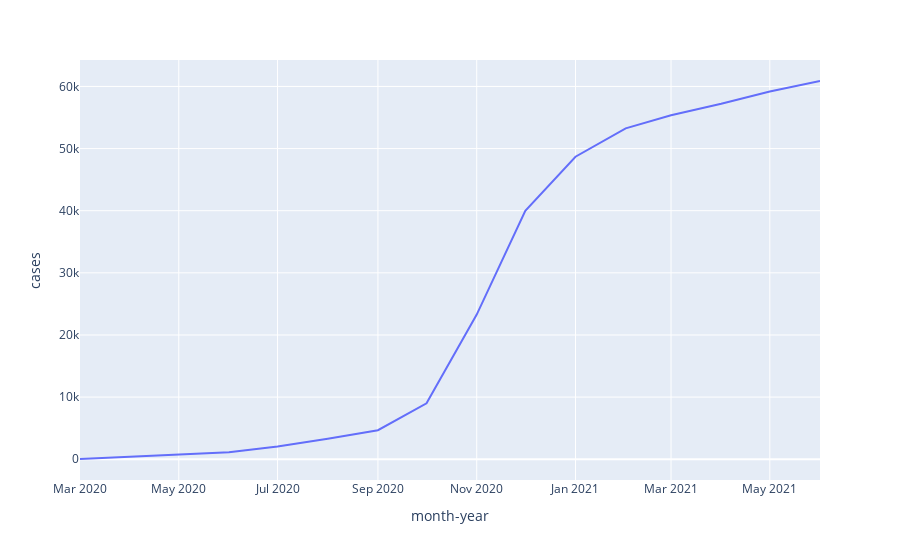
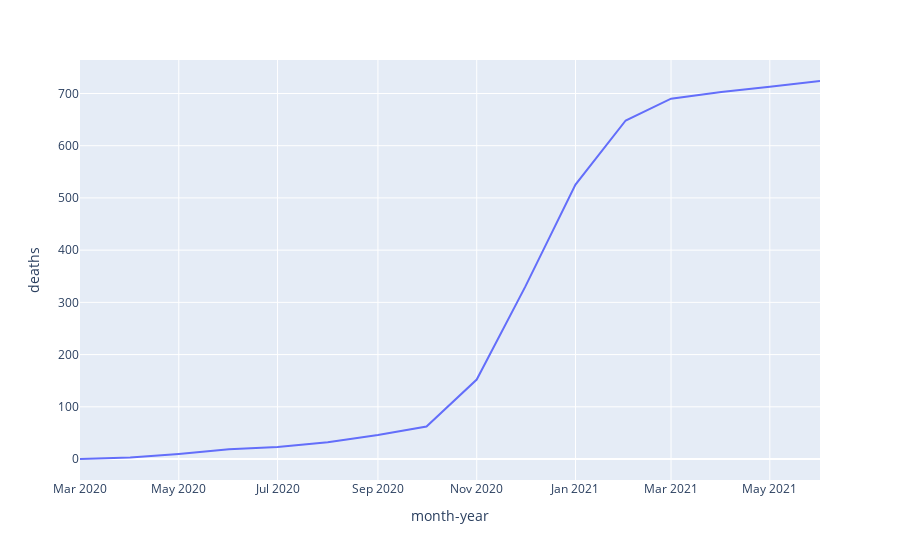

Notebook source saved alongside these figures, in order:
### Code cell
fig = px.line(new_gb, x='month-year', y="cases")
fig.show()
fig1 = px.line(new_gb, x='month-year', y="deaths")
fig1.show()

### Figure 1 — Plotly figure (JSON) as saved in the notebook; plotly's stock layout.template omitted (floating-point values rounded to 4 significant figures)
{"data": [{"hovertemplate": "month-year=%{x}<br>cases=%{y}<extra></extra>", "legendgroup": "", "line": {"color": "#636efa", "dash": "solid"}, "mode": "lines", "name": "", "orientation": "v", "showlegend": false, "type": "scatter", "x": ["2020-03-01T00:00:00", "2020-04-01T00:00:00", "2020-05-01T00:00:00", "2020-06-01T00:00:00", "2020-07-01T00:00:00", "2020-08-01T00:00:00", "2020-09-01T00:00:00", "2020-10-01T00:00:00", "2020-11-01T00:00:00", "2020-12-01T00:00:00", "2021-01-01T00:00:00", "2021-02-01T00:00:00", "2021-03-01T00:00:00", "2021-04-01T00:00:00", "2021-05-01T00:00:00", "2021-06-01T00:00:00"], "xaxis": "x", "y": [36.95, 366.2, 734.8, 1124.0, 2064.0, 3302.0, 4669.0, 9008.0, 23280.0, 39980.0, 48690.0, 53260.0, 55380.0, 57210.0, 59200.0, 60880.0], "yaxis": "y"}], "layout": {"legend": {"tracegroupgap": 0}, "margin": {"t": 60}, "xaxis": {"anchor": "y", "domain": [0, 1], "title": {"text": "month-year"}}, "yaxis": {"anchor": "x", "domain": [0, 1], "title": {"text": "cases"}}}}

### Figure 2 — Plotly figure (JSON) as saved in the notebook; plotly's stock layout.template omitted (floating-point values rounded to 4 significant figures)
{"data": [{"hovertemplate": "month-year=%{x}<br>deaths=%{y}<extra></extra>", "legendgroup": "", "line": {"color": "#636efa", "dash": "solid"}, "mode": "lines", "name": "", "orientation": "v", "showlegend": false, "type": "scatter", "x": ["2020-03-01T00:00:00", "2020-04-01T00:00:00", "2020-05-01T00:00:00", "2020-06-01T00:00:00", "2020-07-01T00:00:00", "2020-08-01T00:00:00", "2020-09-01T00:00:00", "2020-10-01T00:00:00", "2020-11-01T00:00:00", "2020-12-01T00:00:00", "2021-01-01T00:00:00", "2021-02-01T00:00:00", "2021-03-01T00:00:00", "2021-04-01T00:00:00", "2021-05-01T00:00:00", "2021-06-01T00:00:00"], "xaxis": "x", "y": [0, 2.733, 9.677, 18.5, 22.9, 31.97, 45.83, 62.13, 152.1, 330.1, 525.5, 648.3, 690.1, 703.0, 712.9, 723.9], "yaxis": "y"}], "layout": {"legend": {"tracegroupgap": 0}, "margin": {"t": 60}, "xaxis": {"anchor": "y", "domain": [0, 1], "title": {"text": "month-year"}}, "yaxis": {"anchor": "x", "domain": [0, 1], "title": {"text": "deaths"}}}}
